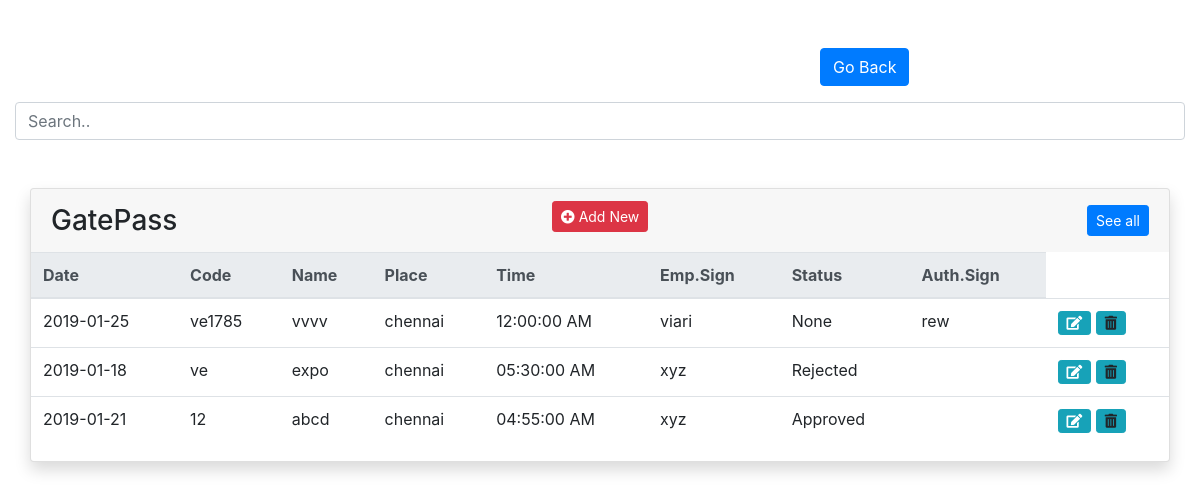
/gatepass_demo.php, run on an earlier commit of the app's database.
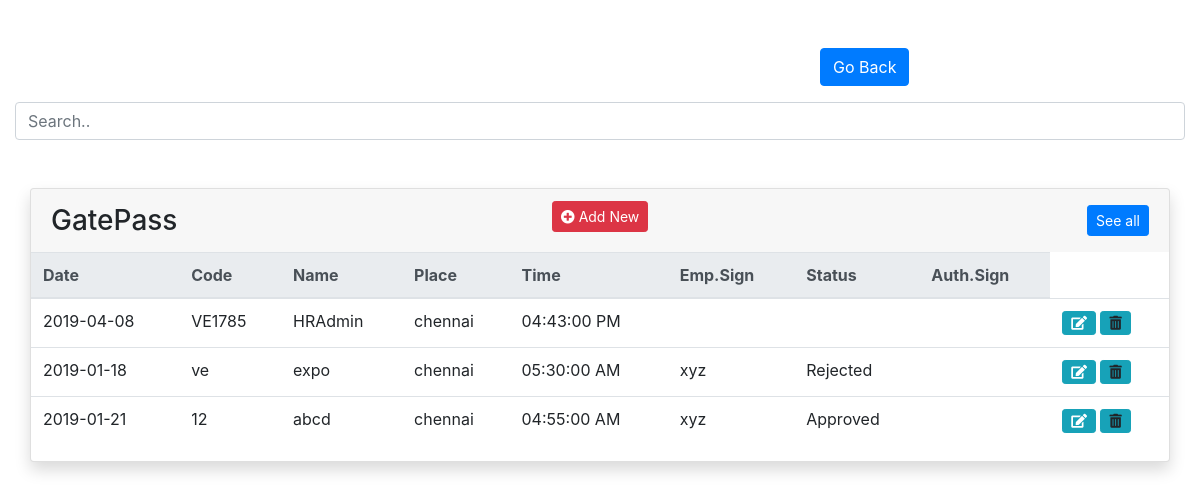
And on a later commit of the database.
### tables this page shows
CREATE TABLE `gatepass` (
  `id` int(50) NOT NULL,
  `date` date NOT NULL,
  `code` varchar(100) NOT NULL,
  `name` varchar(200) NOT NULL,
  `place` varchar(200) NOT NULL,
  `time` time NOT NULL,
  `emp_sign` varchar(200) NOT NULL,
  `status` varchar(200) NOT NULL,
  `auth_sign` varchar(300) NOT NULL
);

### gatepass_demo.php (the view, shortened to what this page needs)
<?php
    include('config.php');
    $result = $db->query('SELECT id,date,code,name,place,TIME_FORMAT(time, "%r")time,emp_sign,status,auth_sign FROM gatepass ORDER BY id DESC');
    $data_record = $result->num_rows;
?>
<html>
<head>
   <link rel="stylesheet" href="https://maxcdn.bootstrapcdn.com/bootstrap/4.2.1/css/bootstrap.min.css">
   <link rel="stylesheet" href="https://use.fontawesome.com/releases/v5.6.3/css/all.css">
</head>
<body>
<br/><br/>
<div class="row">
      <div class="col-md-4"></div>
      <div class="col-md-4"> <h2> </h2></div>
      <div class="col-md-4">
		 <a href ="http://192.168.0.64/viaridash/" class="btn btn-primary back">Go Back</a>
      </div>
  </div>
 <div class="container-fluid mt--7">
  <input class="form-control" id="myInput" type="text" placeholder="Search..">
    <div class="container-fluid mt--7">
      <div class="row mt-5">
        <div class="col-xl-12 mb-5 mb-xl-0">
          <div class="card shadow">
            <div class="card-header border-0">
              <div class="row align-items-center">
                <div class="col">
                  <h3 class="mb-0">GatePass</h3>
                </div>
				<h3><a data="page_0" class="model_form btn btn-sm btn-danger" href="#"><i class="fas fa-plus-circle"></i> Add New</a></h3>
                <div class="col text-right">
                  <a href="#!" class="btn btn-sm btn-primary">See all</a>
                </div>
              </div>
            </div>
            <div class="table-responsive">
              <table class="table align-items-center table-flush">
                <thead class="thead-light">
                  <tr>
                    <th scope="col">Date</th>
					<th scope="col">Code</th>
                    <th scope="col">Name</th>
                    <th scope="col">Place</th>
                    <th scope="col">Time</th>
					<th scope="col">Emp.Sign</th>
					<th scope="col">Status</th>
					<th scope="col">Auth.Sign</th>
                  </tr>
                </thead>
				<tbody id="myTable">
                <?php if(isset($result) && ($data_record) > 0)  : $i=1; ?>
                    <?php  while ($users = mysqli_fetch_object($result)) { ?>
                        <tr class="<?=$users->id?>_del">
                            <td><?=$users->date;?></td>
                            <td><?=$users->code;?></td>
                            <td><?=$users->name;?></td>
                            <td><?=$users->place;?></td>
                            <td><?=$users->time;?></td>
                            <td><?=$users->emp_sign;?></td>
							<td><?=$users->status;?></td>
							<td><?=$users->auth_sign;?></td>
                            <td><a data="<?php echo 'page_'.$users->id ?>" class="model_form btn btn-info btn-sm" href="#"> <span> <i class="fas fa-edit"></i></span></a>
                            <a data="<?php echo  $users->id ?>" title="Delete <?php echo $users->date;?>" class="tip delete_check btn btn-info btn-sm "><span> <i class="fas fa-trash-alt"></i></span> </a>
                            </td>
                        </tr>
                <?php $i++; } ?>
            <?php else : echo '<tr><td colspan="8"><div align="center">-------No record found -----</div></td></tr>'; ?>
           <?php endif; ?>
            </tbody>
              </table>
    </div>
	</div>
            </div>
          </div>
		  <br/>
        </div>
      </div>
   <link href="./assets/vendor/@fortawesome/fontawesome-free/css/all.min.css" rel="stylesheet">

What changed in the data, as far as the page shows it:
removed gatepass: date "2019-01-25", code "ve1785", name "vvvv", place "chennai", time "12:00:00 AM", emp_sign "viari", status "None", auth_sign "rew"
added gatepass: date "2019-04-08", code "VE1785", name "HRAdmin", place "chennai", time "04:43:00 PM"
